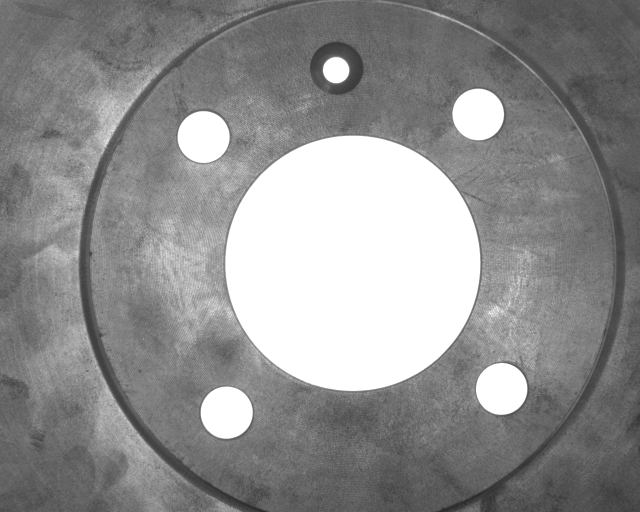
//> input picture disk_break/brake_disk_part_01.png, 1280 x 1024 px (shown at 1/2 size)
$ ./diskbreakhole   (built with g++ and OpenCV 4)
//> lines starting //> are read from the running program, lines starting //| are printed output that depends on the picture; after the words box and inside, x2 and y2 are one past the last pixel; in counts of white or black regions, pixels touching at a corner belong together
#include "../Common/Common.h"

int main()
{
    // 이미지 파일을 컬러로 읽어옵니다.
    cv::Mat image = cv::imread("brake_disk_part_01.png", cv::IMREAD_COLOR);
//> image is the input picture: 1024 rows x 1280 cols, CV_8UC3; min 41, max 255, mean 142.7

    // 이미지를 그레이스케일로 변환합니다.
    cv::Mat gray_image;
    cv::cvtColor(image, gray_image, cv::COLOR_BGR2GRAY);

    cv::imshow("gray_image", gray_image);

    // 이진화를 위한 임계값을 설정합니다.
    int threshold_value = 254;
    int max_value = 255;

    // 이진화를 수행합니다.
    cv::Mat binary_image;
    cv::threshold(gray_image, binary_image, threshold_value, max_value, cv::THRESH_BINARY);
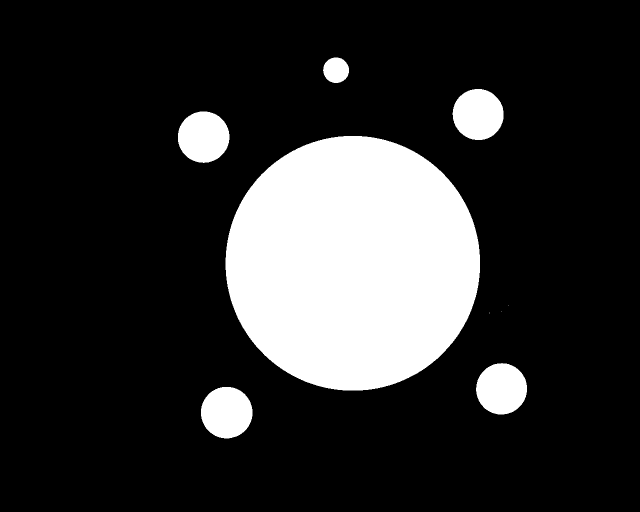
//> binary_image: 1024 rows x 1280 cols, CV_8UC1 (shown at 1/2 size); 18.2% white; 9 white regions (3 under 20 px)

    // 이진화된 이미지를 출력합니다.
    cv::imshow("binary_image", binary_image);

    // 컨투어를 찾습니다.
    std::vector<std::vector<cv::Point>> contours;
    cv::findContours(binary_image, contours, cv::RETR_EXTERNAL, cv::CHAIN_APPROX_SIMPLE);
//> contours = 9 contours, 3 with area under 20; largest, box (x1, y1, x2, y2) and area: (451, 272, 960, 781) 203028, (402, 774, 505, 877) 8199, (356, 223, 459, 326) 8162, (952, 726, 1054, 829) 8038, (905, 178, 1007, 280) 8023, (646, 115, 698, 166) 1994

    // 컨투어를 빨간색으로 그립니다.
    cv::drawContours(image, contours, -1, cv::Scalar(0, 0, 255), 2);
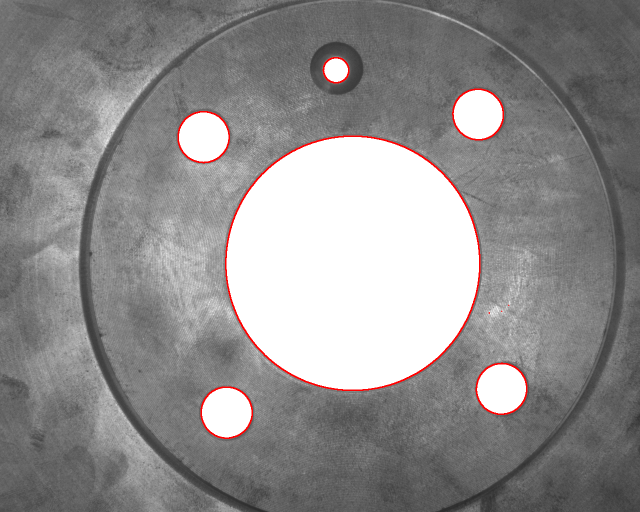
//> image: 1024 rows x 1280 cols, CV_8UC3 (shown at 1/2 size); 0.8% of pixels changed, all inside (x1, y1, x2, y2) = (355, 114, 1055, 878)

    // 외접 원을 그리고 인덱스와 반지름을 출력합니다.
    for (size_t i = 0; i < contours.size(); i++) {
        if (cv::contourArea(contours[i]) < 100) {
            continue; // 면적이 100보다 작으면 건너뜁니다.
        }

        cv::Point2f center;
        float radius;
        cv::minEnclosingCircle(contours[i], center, radius);

        // 외접 원 그리기
        cv::circle(image, center, static_cast<int>(radius), cv::Scalar(0, 255, 0), 2);

        // 인덱스와 반지름 출력
        std::string text = "Index: " + std::to_string(i) + ", Radius: " + std::to_string(radius);
        cv::putText(image, text, cv::Point(center.x - 50, center.y - 20), cv::FONT_HERSHEY_SIMPLEX, 0.7, cv::Scalar(255, 0, 0), 2);
    }
//> this loop made 9 passes
//> (center, radius, text) on passes 1, 2, 6, 7, 8, 9: (Point(452.9, 824.7), 51.62, "Index: 0, Radius: 51.615925"), (Point(1002.4, 777.2), 51.33, "Index: 1, Radius: 51.326458"), (Point(705.1, 526.1), 254.9, "Index: 5, Radius: 254.858490"), (Point(406.7, 273.7), 51.59, "Index: 6, Radius: 51.594227"), (Point(955.6, 228.7), 51.26, "Index: 7, Radius: 51.260975"), (Point(671.8, 139.8), 25.82, "Index: 8, Radius: 25.815069")
//> pass 1, `cv::putText(image, text, cv::Point(center.x - 50, center.y - 20), cv::..`:
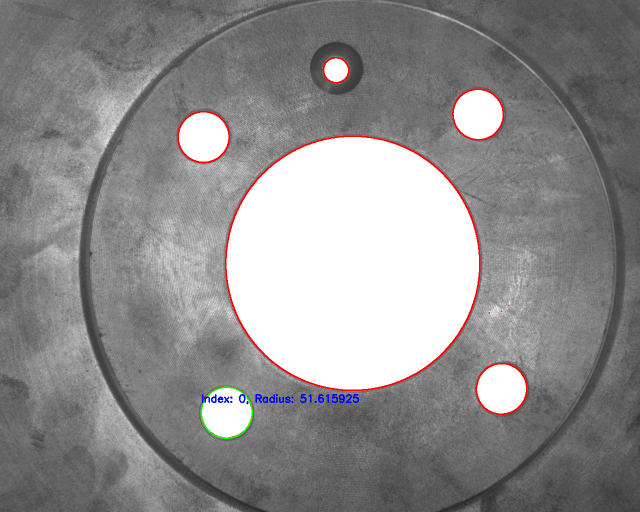
//> image: 1024 rows x 1280 cols, CV_8UC3 (shown at 1/2 size); 0.23% of pixels changed, all inside (x1, y1, x2, y2) = (401, 773, 718, 878)
//> pass 2, `cv::putText(image, text, cv::Point(center.x - 50, center.y - 20), cv::..`:
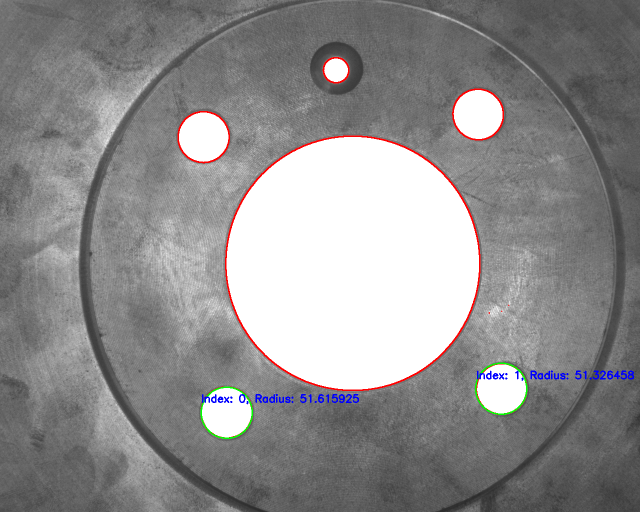
//> image: 1024 rows x 1280 cols, CV_8UC3 (shown at 1/2 size); 0.23% of pixels changed, all inside (x1, y1, x2, y2) = (950, 725, 1268, 830)
//> after the loop:
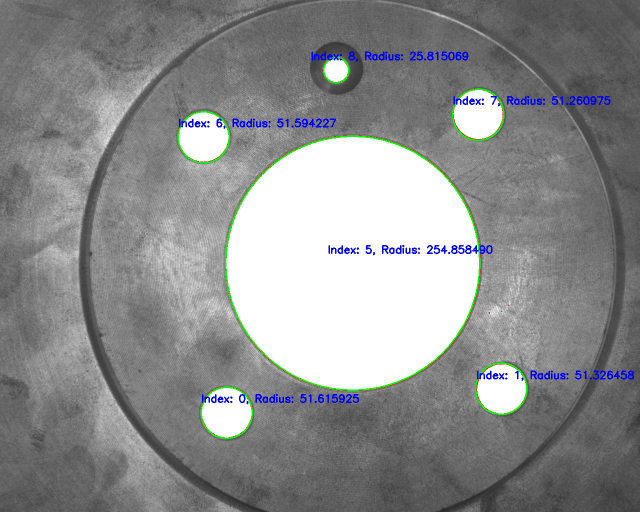
//> image: 1024 rows x 1280 cols, CV_8UC3 (shown at 1/2 size); 1.19% of pixels changed, all inside (x1, y1, x2, y2) = (355, 103, 1221, 782)

    // 컨투어와 외접 원이 그려진 이미지를 출력합니다.
    cv::imshow("image", image);

    cv::waitKey(0);
    cv::destroyAllWindows();

    return 0;
}

$ run again, with disk_break/brake_disk_part_02.png copied over disk_break/brake_disk_part_01.png
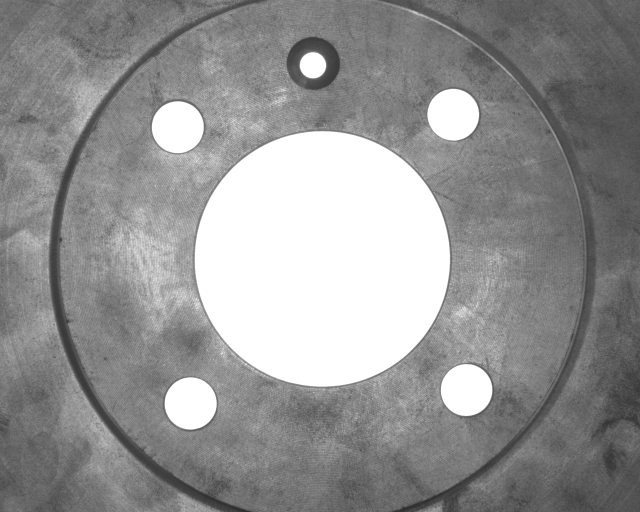
//> input picture disk_break/brake_disk_part_02.png, 1280 x 1024 px (shown at 1/2 size)
//> image is the input picture: 1024 rows x 1280 cols, CV_8UC3; min 42, max 255, mean 146.8
//> `cv::threshold(gray_image, binary_image, threshold_value, max_value, cv..`:
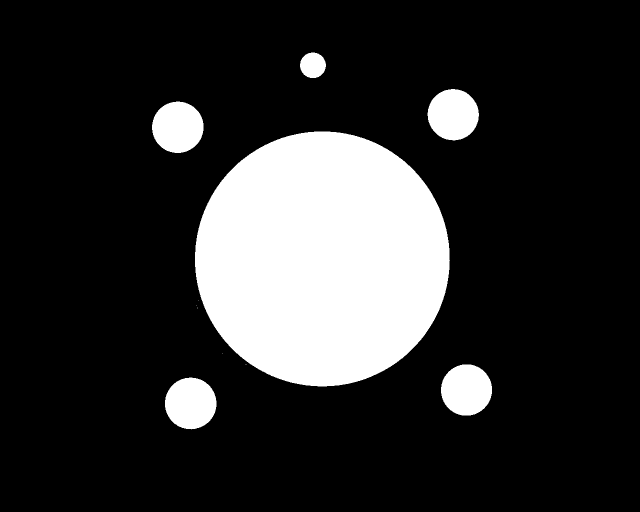
//> binary_image: 1024 rows x 1280 cols, CV_8UC1 (shown at 1/2 size); 18.2% white; 11 white regions (5 under 20 px)
//> contours = 11 contours, 5 with area under 20; largest, box (x1, y1, x2, y2) and area: (390, 263, 900, 773) 203258, (330, 755, 433, 859) 8195, (304, 203, 407, 306) 8154, (882, 729, 984, 831) 8079, (855, 178, 958, 281) 8065, (600, 105, 652, 156) 1996
//> the loop `for (size_t i = 0; i < contours.size(); i++)` made 11 passes
//> (center, radius, text) on passes 1, 2, 8, 9, 10, 11: (Point(380.9, 806.4), 51.6, "Index: 0, Radius: 51.601601"), (Point(932.5, 779.5), 51.39, "Index: 1, Radius: 51.385895"), (Point(644.1, 517.4), 255, "Index: 7, Radius: 254.985138"), (Point(355.2, 254.1), 51.53, "Index: 8, Radius: 51.533272"), (Point(905.8, 229.1), 51.33, "Index: 9, Radius: 51.328011"), (Point(625.4, 130.1), 25.74, "Index: 10, Radius: 25.742699")
//> after the loop `for (size_t i = 0; i < contours.size(); i++)`:
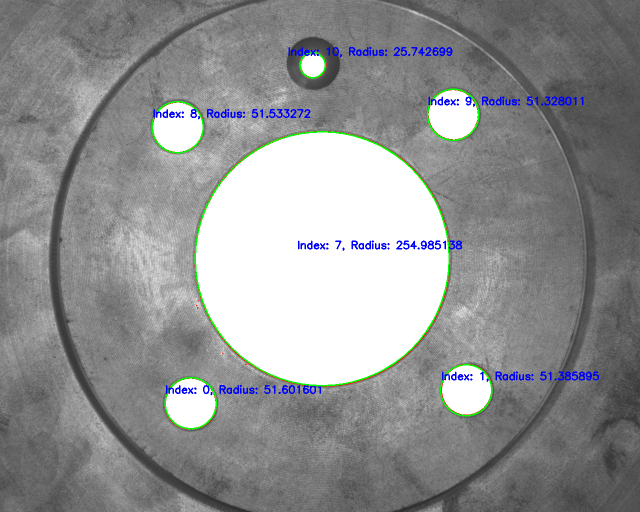
//> image: 1024 rows x 1280 cols, CV_8UC3 (shown at 1/2 size); mean B, G, R 145.7, 145, 143.7
